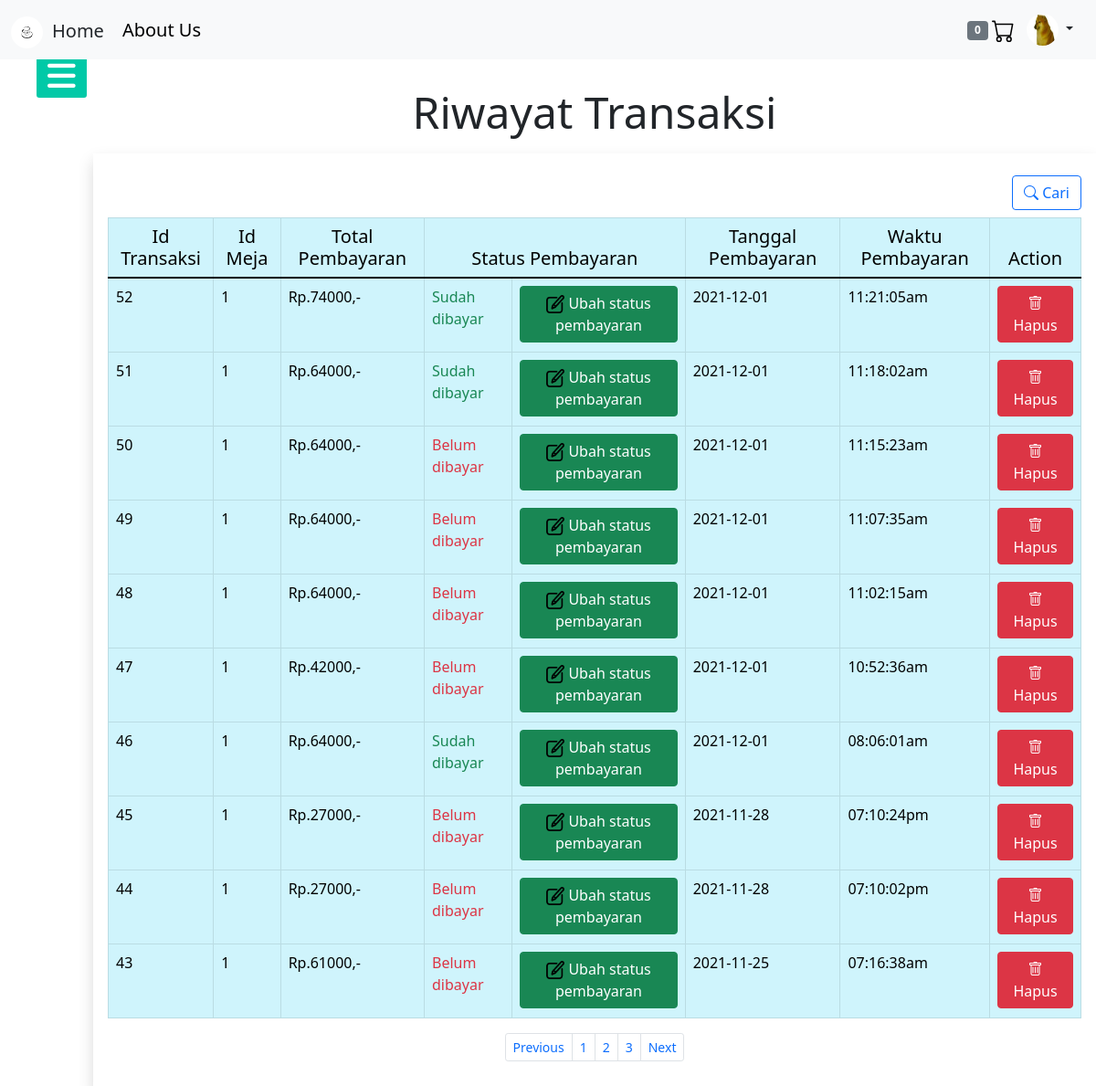
Screenshot of /daftarriwayattrnsksdel.php (signed in) with the database file from the repository.
### tables this page shows
CREATE TABLE `riwayat_pembelian` (
  `id_transaksi` int(11) NOT NULL,
  `id_meja` int(11) NOT NULL,
  `total_pembayaran` int(10) NOT NULL,
  `status_bayar` int(1) NOT NULL,
  `status_pesanan` int(11) NOT NULL,
  `tanggal_pembayaran` date NOT NULL,
  `waktu_pembayaran` varchar(20) NOT NULL
);

### functiondaftartrnsks.php (the view)
<?php   require_once("includes/koneksi.php"); require_once("includes/logincheck.php");require_once("includes/admincheck.php"); ?>
<table class="table table-bordered table-info">
  <thead class="h5">
    <tr style="text-align:center">
      <td>Id Transaksi</td>
      <td>Id Meja</td>
      <td>Total Pembayaran</td>
      <td colspan="2">Status Pembayaran</td>
      <td>Tanggal Pembayaran</td>
      <td>Waktu Pembayaran</td>
      <td>Action</td>
    </tr>
  </thead>
  <tbody id="search_result">
    <?php
        $perHalaman = 10;
        $halaman = isset($_GET['halaman']) ? (int)$_GET['halaman']  : 1;
        $halamanAwal = ($halaman>1) ? ($halaman * $perHalaman) - $perHalaman : 0;
        $prev = $halaman - 1;
        $next = $halaman + 1;
        $riwayat = mysqli_query($koneksi,"SELECT * FROM riwayat_pembelian");
        $jumlahriwayat = mysqli_num_rows($riwayat);
        $totalHalaman = ceil($jumlahriwayat / $perHalaman);
        $riwayats = mysqli_query($koneksi,"SELECT * FROM riwayat_pembelian ORDER BY id_transaksi DESC LIMIT $halamanAwal, $perHalaman");
        while($d = mysqli_fetch_assoc($riwayats)){
     ?>
    <tr>
      <td><?php echo $d['id_transaksi'] ?></td>
      <td><?php echo $d['id_meja'] ?></td>
      <td>Rp.<?php echo $d['total_pembayaran'];?>,-</td>
      <td>
        <?php
        if ($d['status_bayar']==1){
          echo "<p class='text-success'>Sudah dibayar</p>";
        }elseif($d['status_bayar']==0){
          echo "<p class='text-danger'>Belum dibayar</p>";
        };
        ?>
      </td>
      <td>
          <button name="gantistatus" type="button" class="btn btn-success" data-bs-toggle="modal" data-bs-target="#gantistatus" data-bs-whatever="<?php echo $d['id_transaksi'];?>" statusbayar="<?php echo $d['status_bayar']?>"><img src="img/edit-icon.png" style="height:20px; width:20px;"> Ubah status pembayaran</button>
      </td>
      <td><?php echo $d['tanggal_pembayaran'];?></td>
      <td><?php echo $d['waktu_pembayaran'];?></td>
      <td>
        <button name="hapustransaksi" type="button" class="btn btn-danger" data-bs-toggle="modal" data-bs-target="#hapustransaksi" data-bs-whatever="<?php echo $d['id_transaksi'];?>"><i class="bi bi-trash"></i> Hapus</button>
      </td>
    </tr>
  <?php  } ?>
  </tbody>
</table>
<ul class="pagination pagination-sm justify-content-center">
  <li class="page-item">
    <a class="page-link" <?php if($halaman > 1){echo "href = '?halaman=$prev'";} ?>>Previous</a>
  </li>
  <?php
  for($x = 1;$x<=$totalHalaman;$x++){ ?>
        <li class="page-item">
          <a class="page-link" href="?halaman=<?php echo $x ?>"><?php echo $x; ?></a>
          </li>
    <?php
    } ?>
    <li class="page-item">
      <a class="page-link" <?php if($halaman < $totalHalaman){ echo "href='?halaman=$next'";}?>>Next</a>
    </li>
</ul>

### css/style.css (style rules this page uses)
html, body { margin: 0; padding: 0; }
body { margin: 0; padding: 0; font-family: Arial, Helvetica, sans-serif; background-color: darkgrey; line-height: 1.5; padding-bottom: 500px; }

### css/sidebar.css (style rules this page uses)
body { font-family: 'roboto',sans-serif; }
* { margin: 0; padding: 0; list-style: none; text-decoration: none; }

### rows the page displays
riwayat_pembelian: id_transaksi "52", id_meja "1", total_pembayaran "74000", status_bayar "Sudah dibayar", tanggal_pembayaran "2021-12-01", waktu_pembayaran "11:21:05am"
riwayat_pembelian: id_transaksi "51", id_meja "1", total_pembayaran "64000", status_bayar "Sudah dibayar", tanggal_pembayaran "2021-12-01", waktu_pembayaran "11:18:02am"
riwayat_pembelian: id_transaksi "50", id_meja "1", total_pembayaran "64000", status_bayar "Belum dibayar", tanggal_pembayaran "2021-12-01", waktu_pembayaran "11:15:23am"
riwayat_pembelian: id_transaksi "49", id_meja "1", total_pembayaran "64000", status_bayar "Belum dibayar", tanggal_pembayaran "2021-12-01", waktu_pembayaran "11:07:35am"
riwayat_pembelian: id_transaksi "48", id_meja "1", total_pembayaran "64000", status_bayar "Belum dibayar", tanggal_pembayaran "2021-12-01", waktu_pembayaran "11:02:15am"
riwayat_pembelian: id_transaksi "47", id_meja "1", total_pembayaran "42000", status_bayar "Belum dibayar", tanggal_pembayaran "2021-12-01", waktu_pembayaran "10:52:36am"
riwayat_pembelian: id_transaksi "46", id_meja "1", total_pembayaran "64000", status_bayar "Sudah dibayar", tanggal_pembayaran "2021-12-01", waktu_pembayaran "08:06:01am"
riwayat_pembelian: id_transaksi "45", id_meja "1", total_pembayaran "27000", status_bayar "Belum dibayar", tanggal_pembayaran "2021-11-28", waktu_pembayaran "07:10:24pm"
riwayat_pembelian: id_transaksi "44", id_meja "1", total_pembayaran "27000", status_bayar "Belum dibayar", tanggal_pembayaran "2021-11-28", waktu_pembayaran "07:10:02pm"
riwayat_pembelian: id_transaksi "43", id_meja "1", total_pembayaran "61000", status_bayar "Belum dibayar", tanggal_pembayaran "2021-11-25", waktu_pembayaran "07:16:38am"
